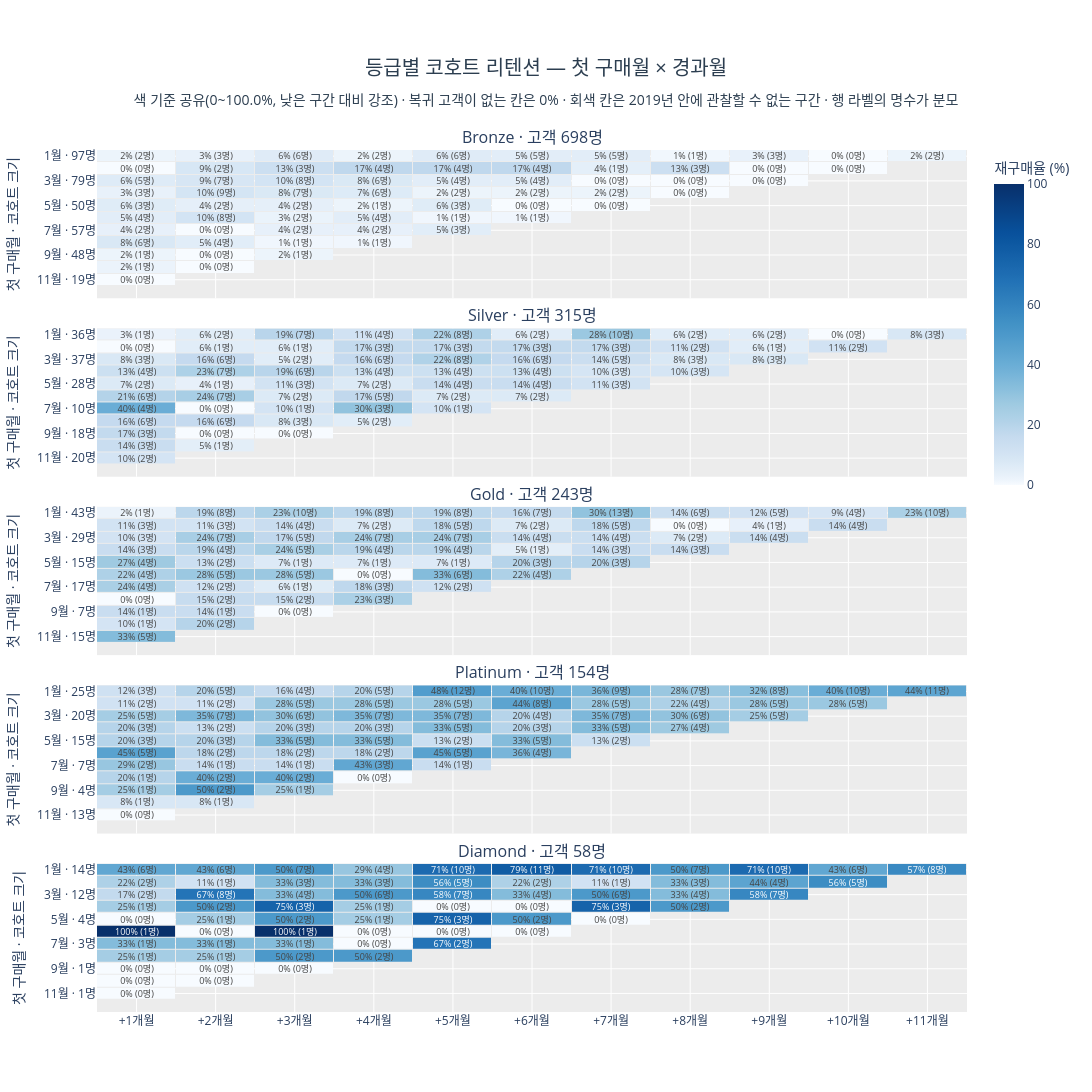

The notebook cell this image was saved under:
### Code cell
import plotly.colors as pc
months=list(range(1,13)); lags=list(range(1,12))
observable=pd.DataFrame({l:[m+l<=12 for m in months] for l in lags},index=months)
grade_cohort_pct={}; grade_cohort_n={}; zero_cells={}
for g in grade_order:
    h=hist_grade[hist_grade['등급'].eq(g)]
    n=(h.groupby(['관측첫구매월','경과월'])['고객ID'].nunique()
        .reset_index(name='고객수')
        .pivot(index='관측첫구매월',columns='경과월',values='고객수')
        .reindex(index=months,columns=lags)
        .fillna(0).where(observable))
    size=grade_cohort.loc[g].reindex(months)
    grade_cohort_n[g]=n
    grade_cohort_pct[g]=n.divide(size,axis=0)*100
    zero_cells[g]=int(n.eq(0).sum().sum())
assert all(int(grade_cohort_pct[g].notna().sum().sum())==66 for g in grade_order)
assert zero_cells=={'Bronze':14,'Silver':5,'Gold':4,'Platinum':2,'Diamond':15}
ZMAX=float(np.nanmax([grade_cohort_pct[g].to_numpy(dtype=float) for g in grade_order]))
GAMMA=0.75
_pos=np.linspace(0,1,64)
CSCALE=[[float(t),col] for t,col in
        zip(_pos,pc.sample_colorscale('Blues',list(_pos**GAMMA)))]
fig=make_subplots(rows=5,cols=1,shared_xaxes=True,vertical_spacing=0.035,
    subplot_titles=[f'{g} · 고객 {int(grade_cohort.loc[g].sum())}명'
                    for g in grade_order])
for r,g in enumerate(grade_order,1):
    pct=grade_cohort_pct[g].to_numpy(dtype=float)
    cnt=grade_cohort_n[g].to_numpy(dtype=float)
    size=grade_cohort.loc[g].reindex(months).to_numpy(dtype=float)
    cell_text=[[f'{v:.0f}% ({c:.0f}명)' if pd.notna(v) else ''
                for v,c in zip(prow,crow)] for prow,crow in zip(pct,cnt)]
    fig.add_trace(go.Heatmap(z=pct,
        x=[f'+{l}개월' for l in lags],
        y=[f'{m}월 · {int(s)}명' for m,s in zip(months,size)],
        colorscale=CSCALE,zmin=0,zmax=ZMAX,xgap=1,ygap=1,
        text=cell_text,texttemplate='%{text}',textfont=dict(size=9),
        customdata=np.dstack([np.tile(size[:,None],(1,len(lags))),cnt]),
        hovertemplate=(g+' · %{y} 코호트 · %{x}<br>재구매율 %{z:.1f}%'
            '<br>재구매 %{customdata[1]:.0f}명 / 코호트 %{customdata[0]:.0f}명'
            '<extra></extra>'),
        showscale=(r==1),colorbar=dict(title='재구매율 (%)',len=0.4,y=0.8)),
        row=r,col=1)
fig.update_yaxes(autorange='reversed',title_text='첫 구매월 · 코호트 크기')
fig.update_layout(title=dict(
    text='등급별 코호트 리텐션 — 첫 구매월 × 경과월'
         '<br><sub>색 기준 공유(0~%.1f%%, 낮은 구간 대비 강조) · 복귀 고객이 없는 칸은 0%% · '
         '회색 칸은 2019년 안에 관찰할 수 없는 구간 · 행 라벨의 명수가 분모</sub>'%ZMAX,
    x=0.5,xanchor='center',font=dict(size=20,color='#2c3e50')),
    plot_bgcolor='#ececec',paper_bgcolor='white',
    width=1150,height=1750,margin=dict(t=150))
fig

### Figure 1 — Plotly figure (JSON) as saved in the notebook; plotly's stock layout.template omitted (floating-point values rounded to 4 significant figures; data arrays with more than 128 entries replaced by an {"elided": "..."} marker saying what was removed)
{"data": [{"colorbar": {"len": 0.4, "title": {"text": "재구매율 (%)"}, "y": 0.8}, "colorscale": [[0.0, "rgb(247, 251, 255)"], [0.01587, "rgb(238, 245, 252)"], [0.03175, "rgb(232, 241, 250)"], [0.04762, "rgb(227, 238, 248)"], [0.06349, "rgb(222, 235, 247)"], [0.07937, "rgb(217, 232, 245)"], [0.09524, "rgb(213, 229, 244)"], [0.1111, "rgb(209, 226, 243)"], [0.127, "rgb(205, 224, 241)"], [0.1429, "rgb(201, 221, 240)"], [0.1587, "rgb(198, 219, 239)"], [0.1746, "rgb(192, 216, 237)"], [0.1905, "rgb(186, 214, 235)"], [0.2063, "rgb(180, 211, 233)"], [0.2222, "rgb(174, 209, 231)"], [0.2381, "rgb(169, 207, 229)"], [0.254, "rgb(164, 204, 227)"], [0.2698, "rgb(158, 202, 225)"], [0.2857, "rgb(152, 198, 224)"], [0.3016, "rgb(145, 195, 222)"], [0.3175, "rgb(138, 191, 221)"], [0.3333, "rgb(132, 188, 219)"], [0.3492, "rgb(126, 184, 218)"], [0.3651, "rgb(119, 181, 217)"], [0.381, "rgb(113, 177, 215)"], [0.3968, "rgb(107, 174, 214)"], [0.4127, "rgb(102, 171, 212)"], [0.4286, "rgb(97, 167, 210)"], [0.4444, "rgb(92, 164, 208)"], [0.4603, "rgb(88, 161, 206)"], [0.4762, "rgb(83, 158, 205)"], [0.4921, "rgb(78, 154, 203)"], [0.5079, "rgb(74, 151, 201)"], [0.5238, "rgb(69, 148, 199)"], [0.5397, "rgb(65, 145, 197)"], [0.5556, "rgb(61, 141, 195)"], [0.5714, "rgb(57, 137, 194)"], [0.5873, "rgb(54, 134, 192)"], [0.6032, "rgb(50, 130, 190)"], [0.619, "rgb(47, 127, 188)"], [0.6349, "rgb(43, 123, 186)"], [0.6508, "rgb(40, 120, 184)"], [0.6667, "rgb(36, 116, 183)"], [0.6825, "rgb(33, 113, 181)"], [0.6984, "rgb(30, 109, 178)"], [0.7143, "rgb(28, 106, 176)"], [0.7302, "rgb(25, 103, 173)"], [0.746, "rgb(22, 100, 170)"], [0.7619, "rgb(20, 96, 168)"], [0.7778, "rgb(17, 93, 165)"], [0.7937, "rgb(15, 90, 163)"], [0.8095, "rgb(12, 87, 160)"], [0.8254, "rgb(10, 83, 158)"], [0.8413, "rgb(8, 80, 155)"], [0.8571, "rgb(8, 77, 150)"], [0.873, "rgb(8, 74, 145)"], [0.8889, "rgb(8, 70, 140)"], [0.9048, "rgb(8, 67, 135)"], [0.9206, "rgb(8, 64, 131)"], [0.9365, "rgb(8, 61, 126)"], [0.9524, "rgb(8, 57, 121)"], [0.9683, "rgb(8, 54, 116)"], [0.9841, "rgb(8, 51, 112)"], [1.0, "rgb(8, 48, 107)"]], "customdata": {"elided": "264 float values"}, "hovertemplate": "Bronze · %{y} 코호트 · %{x}<br>재구매율 %{z:.1f}%<br>재구매 %{customdata[1]:.0f}명 / 코호트 %{customdata[0]:.0f}명<extra></extra>", "showscale": true, "text": {"elided": "12x11 str values"}, "textfont": {"size": 9}, "texttemplate": "%{text}", "type": "heatmap", "x": ["+1개월", "+2개월", "+3개월", "+4개월", "+5개월", "+6개월", "+7개월", "+8개월", "+9개월", "+10개월", "+11개월"], "xaxis": "x", "xgap": 1, "y": ["1월 · 97명", "2월 · 23명", "3월 · 79명", "4월 · 92명", "5월 · 50명", "6월 · 78명", "7월 · 57명", "8월 · 76명", "9월 · 48명", "10월 · 41명", "11월 · 19명", "12월 · 38명"], "yaxis": "y", "ygap": 1, "z": {"elided": "12x11 float values"}, "zmax": 100.0, "zmin": 0}, {"colorbar": {"len": 0.4, "title": {"text": "재구매율 (%)"}, "y": 0.8}, "colorscale": [[0.0, "rgb(247, 251, 255)"], [0.01587, "rgb(238, 245, 252)"], [0.03175, "rgb(232, 241, 250)"], [0.04762, "rgb(227, 238, 248)"], [0.06349, "rgb(222, 235, 247)"], [0.07937, "rgb(217, 232, 245)"], [0.09524, "rgb(213, 229, 244)"], [0.1111, "rgb(209, 226, 243)"], [0.127, "rgb(205, 224, 241)"], [0.1429, "rgb(201, 221, 240)"], [0.1587, "rgb(198, 219, 239)"], [0.1746, "rgb(192, 216, 237)"], [0.1905, "rgb(186, 214, 235)"], [0.2063, "rgb(180, 211, 233)"], [0.2222, "rgb(174, 209, 231)"], [0.2381, "rgb(169, 207, 229)"], [0.254, "rgb(164, 204, 227)"], [0.2698, "rgb(158, 202, 225)"], [0.2857, "rgb(152, 198, 224)"], [0.3016, "rgb(145, 195, 222)"], [0.3175, "rgb(138, 191, 221)"], [0.3333, "rgb(132, 188, 219)"], [0.3492, "rgb(126, 184, 218)"], [0.3651, "rgb(119, 181, 217)"], [0.381, "rgb(113, 177, 215)"], [0.3968, "rgb(107, 174, 214)"], [0.4127, "rgb(102, 171, 212)"], [0.4286, "rgb(97, 167, 210)"], [0.4444, "rgb(92, 164, 208)"], [0.4603, "rgb(88, 161, 206)"], [0.4762, "rgb(83, 158, 205)"], [0.4921, "rgb(78, 154, 203)"], [0.5079, "rgb(74, 151, 201)"], [0.5238, "rgb(69, 148, 199)"], [0.5397, "rgb(65, 145, 197)"], [0.5556, "rgb(61, 141, 195)"], [0.5714, "rgb(57, 137, 194)"], [0.5873, "rgb(54, 134, 192)"], [0.6032, "rgb(50, 130, 190)"], [0.619, "rgb(47, 127, 188)"], [0.6349, "rgb(43, 123, 186)"], [0.6508, "rgb(40, 120, 184)"], [0.6667, "rgb(36, 116, 183)"], [0.6825, "rgb(33, 113, 181)"], [0.6984, "rgb(30, 109, 178)"], [0.7143, "rgb(28, 106, 176)"], [0.7302, "rgb(25, 103, 173)"], [0.746, "rgb(22, 100, 170)"], [0.7619, "rgb(20, 96, 168)"], [0.7778, "rgb(17, 93, 165)"], [0.7937, "rgb(15, 90, 163)"], [0.8095, "rgb(12, 87, 160)"], [0.8254, "rgb(10, 83, 158)"], [0.8413, "rgb(8, 80, 155)"], [0.8571, "rgb(8, 77, 150)"], [0.873, "rgb(8, 74, 145)"], [0.8889, "rgb(8, 70, 140)"], [0.9048, "rgb(8, 67, 135)"], [0.9206, "rgb(8, 64, 131)"], [0.9365, "rgb(8, 61, 126)"], [0.9524, "rgb(8, 57, 121)"], [0.9683, "rgb(8, 54, 116)"], [0.9841, "rgb(8, 51, 112)"], [1.0, "rgb(8, 48, 107)"]], "customdata": {"elided": "264 float values"}, "hovertemplate": "Silver · %{y} 코호트 · %{x}<br>재구매율 %{z:.1f}%<br>재구매 %{customdata[1]:.0f}명 / 코호트 %{customdata[0]:.0f}명<extra></extra>", "showscale": false, "text": {"elided": "12x11 str values"}, "textfont": {"size": 9}, "texttemplate": "%{text}", "type": "heatmap", "x": ["+1개월", "+2개월", "+3개월", "+4개월", "+5개월", "+6개월", "+7개월", "+8개월", "+9개월", "+10개월", "+11개월"], "xaxis": "x2", "xgap": 1, "y": ["1월 · 36명", "2월 · 18명", "3월 · 37명", "4월 · 31명", "5월 · 28명", "6월 · 29명", "7월 · 10명", "8월 · 37명", "9월 · 18명", "10월 · 21명", "11월 · 20명", "12월 · 30명"], "yaxis": "y2", "ygap": 1, "z": {"elided": "12x11 float values"}, "zmax": 100.0, "zmin": 0}, {"colorbar": {"len": 0.4, "title": {"text": "재구매율 (%)"}, "y": 0.8}, "colorscale": [[0.0, "rgb(247, 251, 255)"], [0.01587, "rgb(238, 245, 252)"], [0.03175, "rgb(232, 241, 250)"], [0.04762, "rgb(227, 238, 248)"], [0.06349, "rgb(222, 235, 247)"], [0.07937, "rgb(217, 232, 245)"], [0.09524, "rgb(213, 229, 244)"], [0.1111, "rgb(209, 226, 243)"], [0.127, "rgb(205, 224, 241)"], [0.1429, "rgb(201, 221, 240)"], [0.1587, "rgb(198, 219, 239)"], [0.1746, "rgb(192, 216, 237)"], [0.1905, "rgb(186, 214, 235)"], [0.2063, "rgb(180, 211, 233)"], [0.2222, "rgb(174, 209, 231)"], [0.2381, "rgb(169, 207, 229)"], [0.254, "rgb(164, 204, 227)"], [0.2698, "rgb(158, 202, 225)"], [0.2857, "rgb(152, 198, 224)"], [0.3016, "rgb(145, 195, 222)"], [0.3175, "rgb(138, 191, 221)"], [0.3333, "rgb(132, 188, 219)"], [0.3492, "rgb(126, 184, 218)"], [0.3651, "rgb(119, 181, 217)"], [0.381, "rgb(113, 177, 215)"], [0.3968, "rgb(107, 174, 214)"], [0.4127, "rgb(102, 171, 212)"], [0.4286, "rgb(97, 167, 210)"], [0.4444, "rgb(92, 164, 208)"], [0.4603, "rgb(88, 161, 206)"], [0.4762, "rgb(83, 158, 205)"], [0.4921, "rgb(78, 154, 203)"], [0.5079, "rgb(74, 151, 201)"], [0.5238, "rgb(69, 148, 199)"], [0.5397, "rgb(65, 145, 197)"], [0.5556, "rgb(61, 141, 195)"], [0.5714, "rgb(57, 137, 194)"], [0.5873, "rgb(54, 134, 192)"], [0.6032, "rgb(50, 130, 190)"], [0.619, "rgb(47, 127, 188)"], [0.6349, "rgb(43, 123, 186)"], [0.6508, "rgb(40, 120, 184)"], [0.6667, "rgb(36, 116, 183)"], [0.6825, "rgb(33, 113, 181)"], [0.6984, "rgb(30, 109, 178)"], [0.7143, "rgb(28, 106, 176)"], [0.7302, "rgb(25, 103, 173)"], [0.746, "rgb(22, 100, 170)"], [0.7619, "rgb(20, 96, 168)"], [0.7778, "rgb(17, 93, 165)"], [0.7937, "rgb(15, 90, 163)"], [0.8095, "rgb(12, 87, 160)"], [0.8254, "rgb(10, 83, 158)"], [0.8413, "rgb(8, 80, 155)"], [0.8571, "rgb(8, 77, 150)"], [0.873, "rgb(8, 74, 145)"], [0.8889, "rgb(8, 70, 140)"], [0.9048, "rgb(8, 67, 135)"], [0.9206, "rgb(8, 64, 131)"], [0.9365, "rgb(8, 61, 126)"], [0.9524, "rgb(8, 57, 121)"], [0.9683, "rgb(8, 54, 116)"], [0.9841, "rgb(8, 51, 112)"], [1.0, "rgb(8, 48, 107)"]], "customdata": {"elided": "264 float values"}, "hovertemplate": "Gold · %{y} 코호트 · %{x}<br>재구매율 %{z:.1f}%<br>재구매 %{customdata[1]:.0f}명 / 코호트 %{customdata[0]:.0f}명<extra></extra>", "showscale": false, "text": {"elided": "12x11 str values"}, "textfont": {"size": 9}, "texttemplate": "%{text}", "type": "heatmap", "x": ["+1개월", "+2개월", "+3개월", "+4개월", "+5개월", "+6개월", "+7개월", "+8개월", "+9개월", "+10개월", "+11개월"], "xaxis": "x3", "xgap": 1, "y": ["1월 · 43명", "2월 · 28명", "3월 · 29명", "4월 · 21명", "5월 · 15명", "6월 · 18명", "7월 · 17명", "8월 · 13명", "9월 · 7명", "10월 · 10명", "11월 · 15명", "12월 · 27명"], "yaxis": "y3", "ygap": 1, "z": {"elided": "12x11 float values"}, "zmax": 100.0, "zmin": 0}, {"colorbar": {"len": 0.4, "title": {"text": "재구매율 (%)"}, "y": 0.8}, "colorscale": [[0.0, "rgb(247, 251, 255)"], [0.01587, "rgb(238, 245, 252)"], [0.03175, "rgb(232, 241, 250)"], [0.04762, "rgb(227, 238, 248)"], [0.06349, "rgb(222, 235, 247)"], [0.07937, "rgb(217, 232, 245)"], [0.09524, "rgb(213, 229, 244)"], [0.1111, "rgb(209, 226, 243)"], [0.127, "rgb(205, 224, 241)"], [0.1429, "rgb(201, 221, 240)"], [0.1587, "rgb(198, 219, 239)"], [0.1746, "rgb(192, 216, 237)"], [0.1905, "rgb(186, 214, 235)"], [0.2063, "rgb(180, 211, 233)"], [0.2222, "rgb(174, 209, 231)"], [0.2381, "rgb(169, 207, 229)"], [0.254, "rgb(164, 204, 227)"], [0.2698, "rgb(158, 202, 225)"], [0.2857, "rgb(152, 198, 224)"], [0.3016, "rgb(145, 195, 222)"], [0.3175, "rgb(138, 191, 221)"], [0.3333, "rgb(132, 188, 219)"], [0.3492, "rgb(126, 184, 218)"], [0.3651, "rgb(119, 181, 217)"], [0.381, "rgb(113, 177, 215)"], [0.3968, "rgb(107, 174, 214)"], [0.4127, "rgb(102, 171, 212)"], [0.4286, "rgb(97, 167, 210)"], [0.4444, "rgb(92, 164, 208)"], [0.4603, "rgb(88, 161, 206)"], [0.4762, "rgb(83, 158, 205)"], [0.4921, "rgb(78, 154, 203)"], [0.5079, "rgb(74, 151, 201)"], [0.5238, "rgb(69, 148, 199)"], [0.5397, "rgb(65, 145, 197)"], [0.5556, "rgb(61, 141, 195)"], [0.5714, "rgb(57, 137, 194)"], [0.5873, "rgb(54, 134, 192)"], [0.6032, "rgb(50, 130, 190)"], [0.619, "rgb(47, 127, 188)"], [0.6349, "rgb(43, 123, 186)"], [0.6508, "rgb(40, 120, 184)"], [0.6667, "rgb(36, 116, 183)"], [0.6825, "rgb(33, 113, 181)"], [0.6984, "rgb(30, 109, 178)"], [0.7143, "rgb(28, 106, 176)"], [0.7302, "rgb(25, 103, 173)"], [0.746, "rgb(22, 100, 170)"], [0.7619, "rgb(20, 96, 168)"], [0.7778, "rgb(17, 93, 165)"], [0.7937, "rgb(15, 90, 163)"], [0.8095, "rgb(12, 87, 160)"], [0.8254, "rgb(10, 83, 158)"], [0.8413, "rgb(8, 80, 155)"], [0.8571, "rgb(8, 77, 150)"], [0.873, "rgb(8, 74, 145)"], [0.8889, "rgb(8, 70, 140)"], [0.9048, "rgb(8, 67, 135)"], [0.9206, "rgb(8, 64, 131)"], [0.9365, "rgb(8, 61, 126)"], [0.9524, "rgb(8, 57, 121)"], [0.9683, "rgb(8, 54, 116)"], [0.9841, "rgb(8, 51, 112)"], [1.0, "rgb(8, 48, 107)"]], "customdata": {"elided": "264 float values"}, "hovertemplate": "Platinum · %{y} 코호트 · %{x}<br>재구매율 %{z:.1f}%<br>재구매 %{customdata[1]:.0f}명 / 코호트 %{customdata[0]:.0f}명<extra></extra>", "showscale": false, "text": {"elided": "12x11 str values"}, "textfont": {"size": 9}, "texttemplate": "%{text}", "type": "heatmap", "x": ["+1개월", "+2개월", "+3개월", "+4개월", "+5개월", "+6개월", "+7개월", "+8개월", "+9개월", "+10개월", "+11개월"], "xaxis": "x4", "xgap": 1, "y": ["1월 · 25명", "2월 · 18명", "3월 · 20명", "4월 · 15명", "5월 · 15명", "6월 · 11명", "7월 · 7명", "8월 · 5명", "9월 · 4명", "10월 · 12명", "11월 · 13명", "12월 · 9명"], "yaxis": "y4", "ygap": 1, "z": {"elided": "12x11 float values"}, "zmax": 100.0, "zmin": 0}, {"colorbar": {"len": 0.4, "title": {"text": "재구매율 (%)"}, "y": 0.8}, "colorscale": [[0.0, "rgb(247, 251, 255)"], [0.01587, "rgb(238, 245, 252)"], [0.03175, "rgb(232, 241, 250)"], [0.04762, "rgb(227, 238, 248)"], [0.06349, "rgb(222, 235, 247)"], [0.07937, "rgb(217, 232, 245)"], [0.09524, "rgb(213, 229, 244)"], [0.1111, "rgb(209, 226, 243)"], [0.127, "rgb(205, 224, 241)"], [0.1429, "rgb(201, 221, 240)"], [0.1587, "rgb(198, 219, 239)"], [0.1746, "rgb(192, 216, 237)"], [0.1905, "rgb(186, 214, 235)"], [0.2063, "rgb(180, 211, 233)"], [0.2222, "rgb(174, 209, 231)"], [0.2381, "rgb(169, 207, 229)"], [0.254, "rgb(164, 204, 227)"], [0.2698, "rgb(158, 202, 225)"], [0.2857, "rgb(152, 198, 224)"], [0.3016, "rgb(145, 195, 222)"], [0.3175, "rgb(138, 191, 221)"], [0.3333, "rgb(132, 188, 219)"], [0.3492, "rgb(126, 184, 218)"], [0.3651, "rgb(119, 181, 217)"], [0.381, "rgb(113, 177, 215)"], [0.3968, "rgb(107, 174, 214)"], [0.4127, "rgb(102, 171, 212)"], [0.4286, "rgb(97, 167, 210)"], [0.4444, "rgb(92, 164, 208)"], [0.4603, "rgb(88, 161, 206)"], [0.4762, "rgb(83, 158, 205)"], [0.4921, "rgb(78, 154, 203)"], [0.5079, "rgb(74, 151, 201)"], [0.5238, "rgb(69, 148, 199)"], [0.5397, "rgb(65, 145, 197)"], [0.5556, "rgb(61, 141, 195)"], [0.5714, "rgb(57, 137, 194)"], [0.5873, "rgb(54, 134, 192)"], [0.6032, "rgb(50, 130, 190)"], [0.619, "rgb(47, 127, 188)"], [0.6349, "rgb(43, 123, 186)"], [0.6508, "rgb(40, 120, 184)"], [0.6667, "rgb(36, 116, 183)"], [0.6825, "rgb(33, 113, 181)"], [0.6984, "rgb(30, 109, 178)"], [0.7143, "rgb(28, 106, 176)"], [0.7302, "rgb(25, 103, 173)"], [0.746, "rgb(22, 100, 170)"], [0.7619, "rgb(20, 96, 168)"], [0.7778, "rgb(17, 93, 165)"], [0.7937, "rgb(15, 90, 163)"], [0.8095, "rgb(12, 87, 160)"], [0.8254, "rgb(10, 83, 158)"], [0.8413, "rgb(8, 80, 155)"], [0.8571, "rgb(8, 77, 150)"], [0.873, "rgb(8, 74, 145)"], [0.8889, "rgb(8, 70, 140)"], [0.9048, "rgb(8, 67, 135)"], [0.9206, "rgb(8, 64, 131)"], [0.9365, "rgb(8, 61, 126)"], [0.9524, "rgb(8, 57, 121)"], [0.9683, "rgb(8, 54, 116)"], [0.9841, "rgb(8, 51, 112)"], [1.0, "rgb(8, 48, 107)"]], "customdata": {"elided": "264 float values"}, "hovertemplate": "Diamond · %{y} 코호트 · %{x}<br>재구매율 %{z:.1f}%<br>재구매 %{customdata[1]:.0f}명 / 코호트 %{customdata[0]:.0f}명<extra></extra>", "showscale": false, "text": {"elided": "12x11 str values"}, "textfont": {"size": 9}, "texttemplate": "%{text}", "type": "heatmap", "x": ["+1개월", "+2개월", "+3개월", "+4개월", "+5개월", "+6개월", "+7개월", "+8개월", "+9개월", "+10개월", "+11개월"], "xaxis": "x5", "xgap": 1, "y": ["1월 · 14명", "2월 · 9명", "3월 · 12명", "4월 · 4명", "5월 · 4명", "6월 · 1명", "7월 · 3명", "8월 · 4명", "9월 · 1명", "10월 · 3명", "11월 · 1명", "12월 · 2명"], "yaxis": "y5", "ygap": 1, "z": {"elided": "12x11 float values"}, "zmax": 100.0, "zmin": 0}], "layout": {"annotations": [{"font": {"size": 16}, "showarrow": false, "text": "Bronze · 고객 698명", "x": 0.5, "xanchor": "center", "xref": "paper", "y": 1.0, "yanchor": "bottom", "yref": "paper"}, {"font": {"size": 16}, "showarrow": false, "text": "Silver · 고객 315명", "x": 0.5, "xanchor": "center", "xref": "paper", "y": 0.793, "yanchor": "bottom", "yref": "paper"}, {"font": {"size": 16}, "showarrow": false, "text": "Gold · 고객 243명", "x": 0.5, "xanchor": "center", "xref": "paper", "y": 0.586, "yanchor": "bottom", "yref": "paper"}, {"font": {"size": 16}, "showarrow": false, "text": "Platinum · 고객 154명", "x": 0.5, "xanchor": "center", "xref": "paper", "y": 0.379, "yanchor": "bottom", "yref": "paper"}, {"font": {"size": 16}, "showarrow": false, "text": "Diamond · 고객 58명", "x": 0.5, "xanchor": "center", "xref": "paper", "y": 0.172, "yanchor": "bottom", "yref": "paper"}], "height": 1750, "margin": {"t": 150}, "paper_bgcolor": "white", "plot_bgcolor": "#ececec", "title": {"font": {"color": "#2c3e50", "size": 20}, "text": "등급별 코호트 리텐션 — 첫 구매월 × 경과월<br><sub>색 기준 공유(0~100.0%, 낮은 구간 대비 강조) · 복귀 고객이 없는 칸은 0% · 회색 칸은 2019년 안에 관찰할 수 없는 구간 · 행 라벨의 명수가 분모</sub>", "x": 0.5, "xanchor": "center"}, "width": 1150, "xaxis": {"anchor": "y", "domain": [0.0, 1.0], "matches": "x5", "showticklabels": false}, "xaxis2": {"anchor": "y2", "domain": [0.0, 1.0], "matches": "x5", "showticklabels": false}, "xaxis3": {"anchor": "y3", "domain": [0.0, 1.0], "matches": "x5", "showticklabels": false}, "xaxis4": {"anchor": "y4", "domain": [0.0, 1.0], "matches": "x5", "showticklabels": false}, "xaxis5": {"anchor": "y5", "domain": [0.0, 1.0]}, "yaxis": {"anchor": "x", "autorange": "reversed", "domain": [0.828, 1.0], "title": {"text": "첫 구매월 · 코호트 크기"}}, "yaxis2": {"anchor": "x2", "autorange": "reversed", "domain": [0.621, 0.793], "title": {"text": "첫 구매월 · 코호트 크기"}}, "yaxis3": {"anchor": "x3", "autorange": "reversed", "domain": [0.414, 0.586], "title": {"text": "첫 구매월 · 코호트 크기"}}, "yaxis4": {"anchor": "x4", "autorange": "reversed", "domain": [0.207, 0.379], "title": {"text": "첫 구매월 · 코호트 크기"}}, "yaxis5": {"anchor": "x5", "autorange": "reversed", "domain": [0.0, 0.172], "title": {"text": "첫 구매월 · 코호트 크기"}}}}
